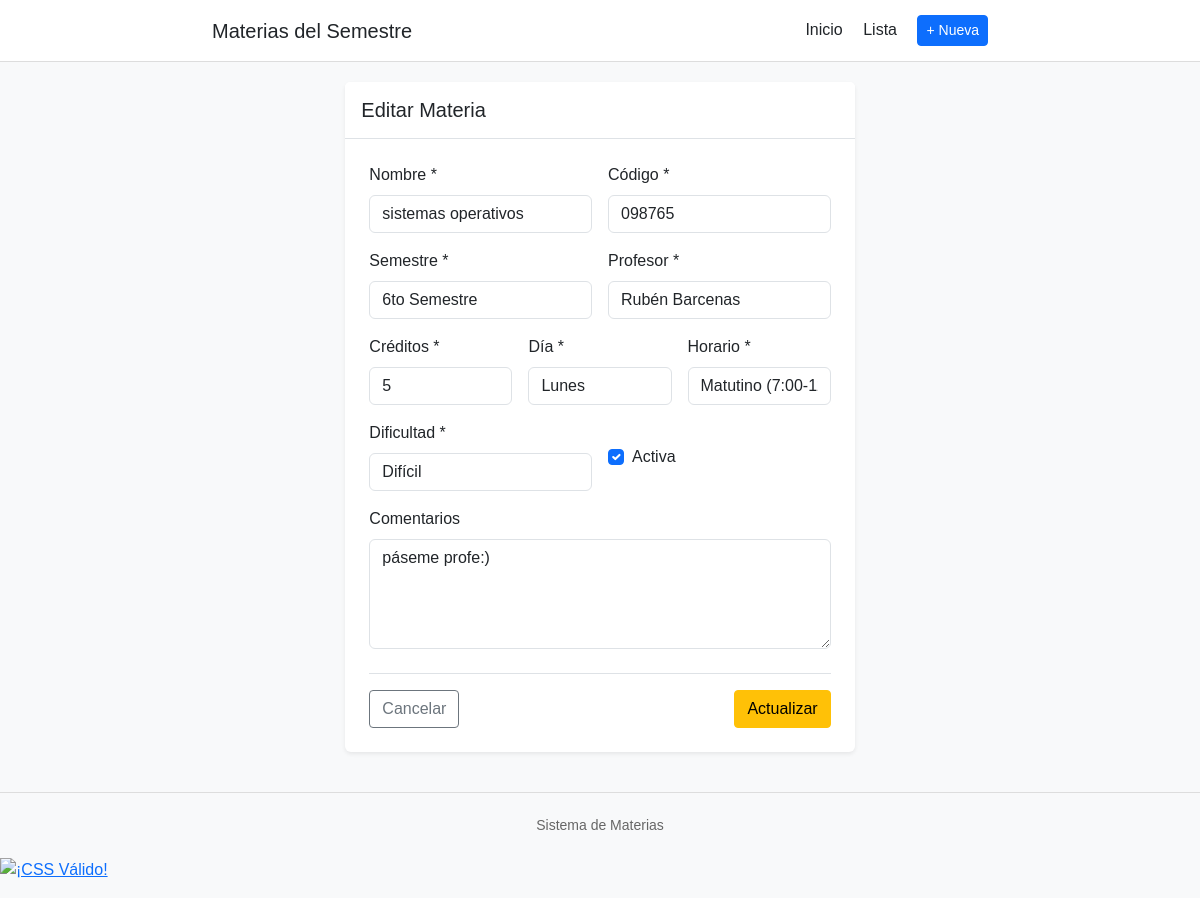
/materias/editar/3/, run on the app's committed database.
### materias/models.py (models this page shows, shortened)
class Materia(models.Model):
    SEMESTRES = [
        (1, '1er Semestre'),
        (2, '2do Semestre'),
        (3, '3er Semestre'),
        (4, '4to Semestre'),
        (5, '5to Semestre'),
        (6, '6to Semestre'),
        (7, '7mo Semestre'),
        (8, '8vo Semestre'),
        (9, '9no Semestre'),
        (10, '10mo Semestre'),
    ]
    DIAS_SEMANA = [
        ('LUN', 'Lunes'),
        ('MAR', 'Martes'),
        ('MIE', 'Miércoles'),
        ('JUE', 'Jueves'),
        ('VIE', 'Viernes'),
        ('SAB', 'Sábado'),
    ]
    HORARIOS = [
        ('M', 'Matutino (7:00-12:00)'),
        ('V', 'Vespertino (12:00-17:00)'),
        ('N', 'Nocturno (17:00-22:00)'),
    ]
    DIFICULTAD = [
        (1, 'Muy Fácil'),
        (2, 'Fácil'),
        (3, 'Moderada'),
        (4, 'Difícil'),
        (5, 'Muy Difícil'),
    ]
    nombre = models.CharField(max_length=100, verbose_name="Nombre de la Materia")
    codigo = models.CharField(max_length=20, unique=True, verbose_name="Código de la Materia")
    semestre = models.IntegerField(choices=SEMESTRES, verbose_name="Semestre Actual")
    profesor = models.CharField(max_length=100, verbose_name="Nombre del Profesor")
    creditos = models.IntegerField(
        validators=[MinValueValidator(1), MaxValueValidator(10)],
        verbose_name="Créditos"
    )
    dia_clase = models.CharField(max_length=3, choices=DIAS_SEMANA, verbose_name="Día de Clase")
    horario = models.CharField(max_length=1, choices=HORARIOS, verbose_name="Horario")
    dificultad = models.IntegerField(choices=DIFICULTAD, verbose_name="Nivel de Dificultad")
    comentarios = models.TextField(verbose_name="Comentarios sobre la Materia")
    fecha_registro = models.DateTimeField(auto_now_add=True, verbose_name="Fecha de Registro")
    activa = models.BooleanField(default=True, verbose_name="Materia Activa")
    class Meta:
        verbose_name = "Materia"
        verbose_name_plural = "Materias"
        ordering = ['semestre', 'nombre']

### materias/views.py (the view, shortened to what this page needs)
# urls.py: path('materias/editar/<int:id>/', EditarMateria.as_view(), name='editar_materia'),
class EditarMateria(UpdateView):
    model = Materia
    form_class = MateriaForm
    template_name = 'materias/editar_materia.html'
    success_url = reverse_lazy('lista_materias')
    def get_object(self):
        id_ = self.kwargs.get("id")
        return get_object_or_404(Materia, id=id_)

### materias/templates/materias/editar_materia.html (shortened to what this page needs)
{% extends 'materias/base.html' %}
{% block content %}
<div class="row justify-content-center">
    <div class="col-lg-8">
        <div class="card border-0 shadow-sm">
            <div class="card-header bg-white border-bottom py-3">
                <h5 class="mb-0">
                    Editar Materia
                </h5>
            </div>
            <div class="card-body p-4">
                <form method="post">
                    <div class="row g-3">
                        <div class="col-md-6">
                            <label class="form-label">Nombre *</label>
                            {{ form.nombre }}
                        </div>
                        <div class="col-md-6">
                            <label class="form-label">Código *</label>
                            {{ form.codigo }}
                        </div>
                        <div class="col-md-6">
                            <label class="form-label">Semestre *</label>
                            {{ form.semestre }}
                        </div>
                        <div class="col-md-6">
                            <label class="form-label">Profesor *</label>
                            {{ form.profesor }}
                        </div>
                        <div class="col-md-4">
                            <label class="form-label">Créditos *</label>
                            {{ form.creditos }}
                        </div>
                        <div class="col-md-4">
                            <label class="form-label">Día *</label>
                            {{ form.dia_clase }}
                        </div>
                        <div class="col-md-4">
                            <label class="form-label">Horario *</label>
                            {{ form.horario }}
                        </div>
                        <div class="col-md-6">
                            <label class="form-label">Dificultad *</label>
                            {{ form.dificultad }}
                        </div>
                        <div class="col-md-6">
                            <div class="form-check mt-4">
                                {{ form.activa }}
                                <label class="form-check-label">Activa</label>
                            </div>
                        </div>
                        <div class="col-12">
                            <label class="form-label">Comentarios</label>
                            {{ form.comentarios }}
                        </div>
                    </div>
                    <div class="d-flex justify-content-between mt-4 pt-3 border-top">
                        <a href="{% url 'lista_materias' %}" class="btn btn-outline-secondary">
                            Cancelar
                        </a>
                        <button type="submit" class="btn btn-warning">
                            Actualizar
                        </button>
                    </div>
                </form>
            </div>
        </div>
    </div>
</div>
{% endblock %}

### materias/templates/materias/base.html (style rules this page uses)
body { font-family: Arial, sans-serif; background: #f8f9fa; }
.card { border: 1px solid #ddd; background: white; }
.btn { border-radius: 4px; }

### data on the page
Materia: nombre "sistemas operativos", codigo "098765", semestre "6to Semestre", profesor "Rubén Barcenas", creditos "5", dia_clase "Lunes", horario "Matutino (7:00-12:00)", dificultad "Difícil", activa "☑", comentarios "páseme profe:)"
